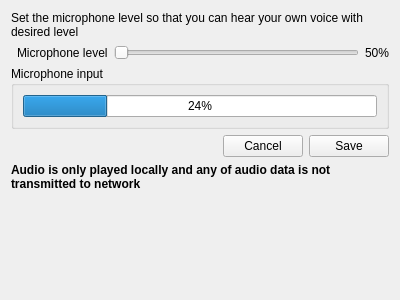
<?xml version="1.0" encoding="UTF-8"?>
<ui version="4.0">
 <class>MicrophoneAdjustmentWidget</class>
 <widget class="QWidget" name="MicrophoneAdjustmentWidget">
  <property name="geometry">
   <rect>
    <x>0</x>
    <y>0</y>
    <width>400</width>
    <height>300</height>
   </rect>
  </property>
  <property name="windowTitle">
   <string>Form</string>
  </property>
  <layout class="QVBoxLayout" name="verticalLayout_3">
   <item>
    <widget class="QLabel" name="label_4">
     <property name="text">
      <string>Set the microphone level so that you can hear your own voice with desired level</string>
     </property>
     <property name="wordWrap">
      <bool>true</bool>
     </property>
    </widget>
   </item>
   <item>
    <layout class="QHBoxLayout" name="horizontalLayout">
     <item>
      <widget class="QWidget" name="widget" native="true"/>
     </item>
     <item>
      <widget class="QLabel" name="label">
       <property name="text">
        <string>Microphone level</string>
       </property>
      </widget>
     </item>
     <item>
      <widget class="QSlider" name="microphoneLevelSlider">
       <property name="maximum">
        <number>100</number>
       </property>
       <property name="orientation">
        <enum>Qt::Horizontal</enum>
       </property>
      </widget>
     </item>
     <item>
      <widget class="QLabel" name="microphoneLevelLabel">
       <property name="text">
        <string>50%</string>
       </property>
      </widget>
     </item>
    </layout>
   </item>
   <item>
    <widget class="QGroupBox" name="groupBox">
     <property name="title">
      <string>Microphone input</string>
     </property>
     <layout class="QVBoxLayout" name="verticalLayout_2">
      <item>
       <layout class="QVBoxLayout" name="verticalLayout">
        <item>
         <widget class="QProgressBar" name="audioLevelProgressBar">
          <property name="value">
           <number>24</number>
          </property>
         </widget>
        </item>
       </layout>
      </item>
     </layout>
    </widget>
   </item>
   <item>
    <layout class="QHBoxLayout" name="horizontalLayout_2">
     <item>
      <spacer name="horizontalSpacer">
       <property name="orientation">
        <enum>Qt::Horizontal</enum>
       </property>
       <property name="sizeHint" stdset="0">
        <size>
         <width>40</width>
         <height>20</height>
        </size>
       </property>
      </spacer>
     </item>
     <item>
      <widget class="QPushButton" name="cancelButton">
       <property name="text">
        <string>Cancel</string>
       </property>
      </widget>
     </item>
     <item>
      <widget class="QPushButton" name="saveButton">
       <property name="text">
        <string>Save</string>
       </property>
      </widget>
     </item>
    </layout>
   </item>
   <item>
    <widget class="QLabel" name="label_2">
     <property name="font">
      <font>
       <weight>75</weight>
       <bold>true</bold>
      </font>
     </property>
     <property name="text">
      <string>Audio is only played locally and any of audio data is not transmitted to network</string>
     </property>
     <property name="wordWrap">
      <bool>true</bool>
     </property>
    </widget>
   </item>
   <item>
    <spacer name="verticalSpacer">
     <property name="orientation">
      <enum>Qt::Vertical</enum>
     </property>
     <property name="sizeHint" stdset="0">
      <size>
       <width>20</width>
       <height>40</height>
      </size>
     </property>
    </spacer>
   </item>
  </layout>
 </widget>
 <resources/>
 <connections/>
</ui>
